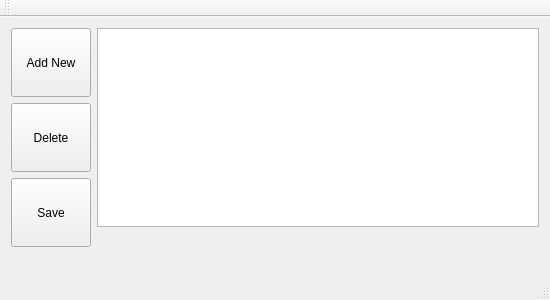
<?xml version="1.0" encoding="UTF-8"?>
<ui version="4.0">
 <class>MainWindow</class>
 <widget class="QMainWindow" name="MainWindow">
  <property name="geometry">
   <rect>
    <x>0</x>
    <y>0</y>
    <width>550</width>
    <height>300</height>
   </rect>
  </property>
  <property name="windowTitle">
   <string>MainWindow</string>
  </property>
  <widget class="QWidget" name="centralWidget">
   <layout class="QVBoxLayout" name="verticalLayout_3">
    <item>
     <layout class="QHBoxLayout" name="horizontalLayout">
      <item>
       <layout class="QVBoxLayout" name="verticalLayout_2">
        <item>
         <widget class="QPushButton" name="pushButton">
          <property name="sizePolicy">
           <sizepolicy hsizetype="Minimum" vsizetype="Preferred">
            <horstretch>0</horstretch>
            <verstretch>0</verstretch>
           </sizepolicy>
          </property>
          <property name="text">
           <string>Add New</string>
          </property>
         </widget>
        </item>
        <item>
         <widget class="QPushButton" name="pushButton_2">
          <property name="sizePolicy">
           <sizepolicy hsizetype="Minimum" vsizetype="Preferred">
            <horstretch>0</horstretch>
            <verstretch>0</verstretch>
           </sizepolicy>
          </property>
          <property name="text">
           <string>Delete</string>
          </property>
         </widget>
        </item>
        <item>
         <widget class="QPushButton" name="pushButton_3">
          <property name="sizePolicy">
           <sizepolicy hsizetype="Minimum" vsizetype="Preferred">
            <horstretch>0</horstretch>
            <verstretch>0</verstretch>
           </sizepolicy>
          </property>
          <property name="text">
           <string>Save</string>
          </property>
         </widget>
        </item>
       </layout>
      </item>
      <item>
       <layout class="QVBoxLayout" name="verticalLayout">
        <item>
         <widget class="QListWidget" name="listWidget"/>
        </item>
        <item>
         <widget class="QLabel" name="label_2">
          <property name="text">
           <string/>
          </property>
         </widget>
        </item>
       </layout>
      </item>
     </layout>
    </item>
    <item>
     <widget class="QLabel" name="label">
      <property name="text">
       <string/>
      </property>
     </widget>
    </item>
   </layout>
  </widget>
  <widget class="QMenuBar" name="menuBar">
   <property name="geometry">
    <rect>
     <x>0</x>
     <y>0</y>
     <width>550</width>
     <height>19</height>
    </rect>
   </property>
  </widget>
  <widget class="QToolBar" name="mainToolBar">
   <attribute name="toolBarArea">
    <enum>TopToolBarArea</enum>
   </attribute>
   <attribute name="toolBarBreak">
    <bool>false</bool>
   </attribute>
  </widget>
  <widget class="QStatusBar" name="statusBar"/>
 </widget>
 <layoutdefault spacing="6" margin="11"/>
 <resources/>
 <connections/>
</ui>
